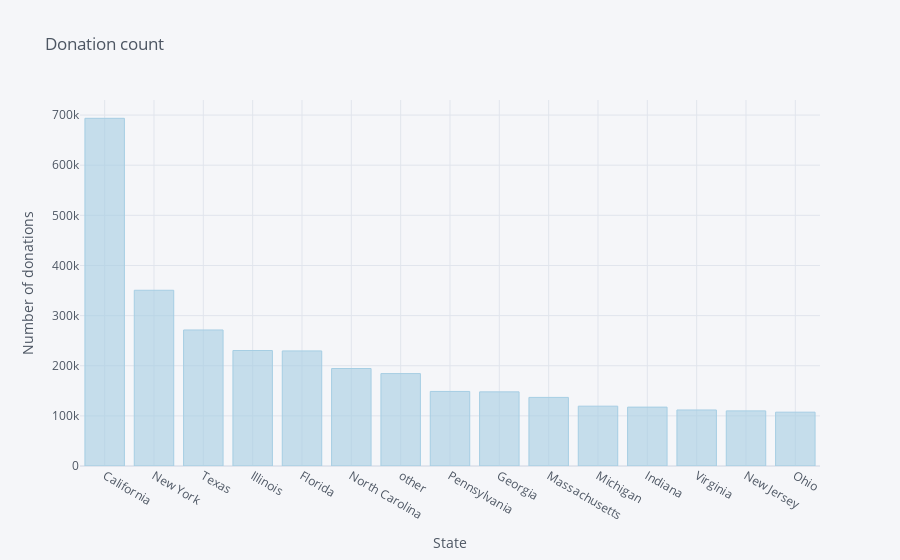

Source (notebook cell):
### Code cell
s3.iplot(kind='bar', xTitle= 'State',yTitle= 'Number of donations', 
         title= 'Donation count', colorscale='paired')

### Figure 1 — Plotly figure (JSON) as saved in the notebook; plotly's stock layout.template omitted (floating-point values rounded to 4 significant figures)
{"data": [{"marker": {"color": "rgba(166, 206, 227, 0.6)", "line": {"color": "rgba(166, 206, 227, 1.0)", "width": 1}}, "name": "Donation ID", "orientation": "v", "text": "", "type": "bar", "x": ["California", "New York", "Texas", "Illinois", "Florida", "North Carolina", "other", "Pennsylvania", "Georgia", "Massachusetts", "Michigan", "Indiana", "Virginia", "New Jersey", "Ohio"], "y": [693577, 350553, 271348, 230350, 229542, 194465, 184324, 148752, 147897, 136845, 119337, 117470, 111740, 109926, 107401]}], "layout": {"legend": {"bgcolor": "#F5F6F9", "font": {"color": "#4D5663"}}, "paper_bgcolor": "#F5F6F9", "plot_bgcolor": "#F5F6F9", "title": {"font": {"color": "#4D5663"}, "text": "Donation count"}, "xaxis": {"gridcolor": "#E1E5ED", "showgrid": true, "tickfont": {"color": "#4D5663"}, "title": {"font": {"color": "#4D5663"}, "text": "State"}, "zerolinecolor": "#E1E5ED"}, "yaxis": {"gridcolor": "#E1E5ED", "showgrid": true, "tickfont": {"color": "#4D5663"}, "title": {"font": {"color": "#4D5663"}, "text": "Number of donations"}, "zerolinecolor": "#E1E5ED"}}}
